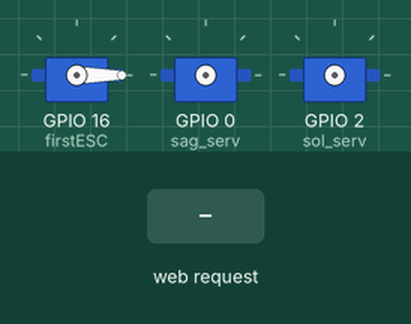
Simulated run of this sketch. Board: ESP8266 (NodeMCU). Shown: 3 × servo. Inputs (shaded band) come from the test bench. WiFi joins after 1.5 s; servers stay silent unless stated; what the sketch prints to the serial monitor is not drawn.

Above: at 3.7 s.
3.8 s: HTTP request GET /mOn received
At 6.6 s:
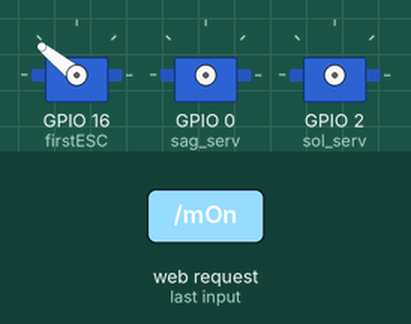
6.8 s: HTTP request GET /up received
8.3 s: HTTP request GET /mOff received
At 9.5 s:
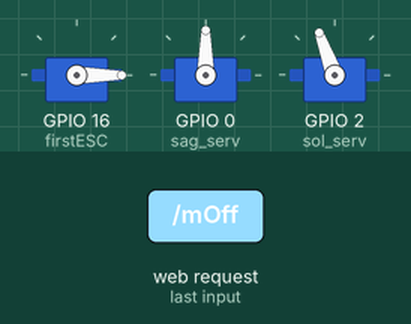
9.8 s: HTTP request GET /down received
At 10.9 s:
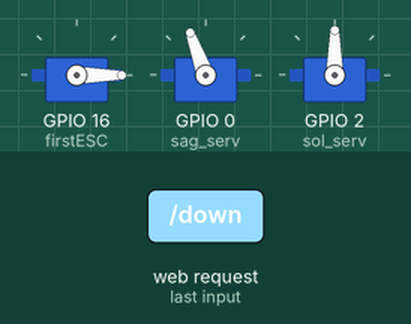
11.3 s: HTTP request GET /left received
At 12.0 s:
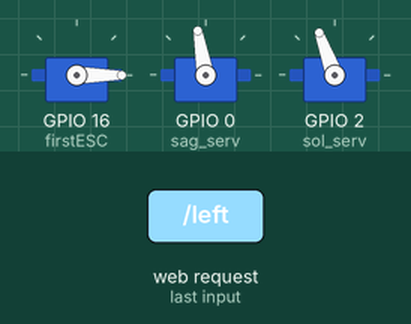
12.8 s: HTTP request GET /middle received
At 13.2 s:
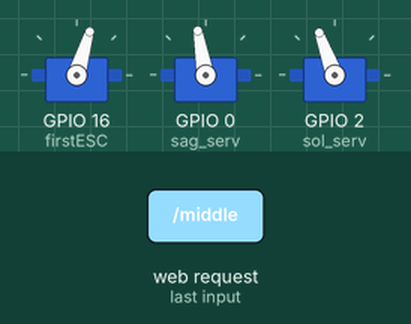
Timing chart, 0 to 15.3 s (numbered marks = the images above; inputs shaded):
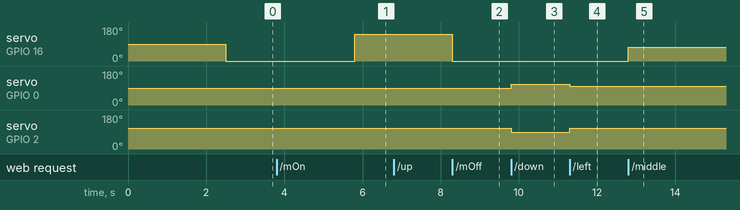

The sketch:

main.ino
```cpp
#include <ESP8266WiFi.h>
#include <WiFiClient.h>
#include <ESP8266WebServer.h>
#include <Servo.h>

//const char *ssid = "ucak";
//const char *password = "password";

const char *ssid = "AndrroidAP";
const char *password = "password";
int stateLED = LOW;

int value = 0; // set values you need to zero

Servo firstESC, sol_serv, sag_serv ;

ESP8266WebServer server(80);

void handleRoot() {
    response();
}

void handleLedOn() {
  stateLED = LOW;
  value = 700;
  delay(1000);
  value = 1300;
  delay(1000);
  value = 2000;
  response();
}

void handleLedOff() {
  stateLED = HIGH;
  value = 0;
  response();
}

void motor_middle(){
  value = 1300;
  response();
}

void servo_up(){
   atach_servos();
   sag_serv.write(90);
   sol_serv.write(110);
   detach_servos();
   response();
}
void servo_down(){
   atach_servos();
   sag_serv.write(110);
   sol_serv.write(90);
   detach_servos();
   response();
}
void servo_left(){
   atach_servos();
   sag_serv.write(100);
   sol_serv.write(110);
   detach_servos();
   response();
}
void servo_right(){
   atach_servos();
   sag_serv.write(110);
   sol_serv.write(100);
   detach_servos();
   response();
}
void servo_move(){
   atach_servos();
   sag_serv.write(100);
   sol_serv.write(100);
   detach_servos();
   response();
}


void atach_servos()
{
   sag_serv.attach(0);//d3
   sol_serv.attach(2);//d4
}
void detach_servos()
{
   delay(500);
   sag_serv.detach();//d3
   sol_serv.detach();//d4
}


const String HtmlHtml = "<html><head>"
    "<meta name=\"viewport\" content=\"width=device-width, initial-scale=1\" /></head>";
const String HtmlHtmlClose = "</html>";

const String HtmlLedStateLow = "<big>MOTOR is now <b>ON</b></big><br/>\n";
const String HtmlLedStateHigh = "<big>MOTOR is now <b>OFF</b></big><br/>\n";
const String HtmlButtons =
    "<a href=\"mOn\"><button style=\"display: block; width: 100%;\">ON</button></a><br/>"
    "<a href=\"mOff\"><button style=\"display: block; width: 100%;\">OFF</button></a><br/>"
    "<a href=\"up\"><button style=\"display: block; width: 100%;\">up</button></a><br/>"
    "<a href=\"down\"><button style=\"display: block; width: 100%;\">down</button></a><br/>"
    "<a href=\"left\"><button style=\"display: block; width: 100%;\">left</button></a><br/>"
    "<a href=\"right\"><button style=\"display: block; width: 100%;\">right</button></a><br/>"
    "<a href=\"move\"><button style=\"display: block; width: 100%;\">move</button></a><br/>"
    "<a href=\"middle\"><button style=\"display: block; width: 100%;\">middle</button></a><br/>";
void response(){
  String htmlRes = HtmlHtml;
  if(stateLED == LOW){
    htmlRes += HtmlLedStateLow;
  }else{
    htmlRes += HtmlLedStateHigh;
  }

  htmlRes += HtmlButtons;
  htmlRes += HtmlHtmlClose;

  server.send(200, "text/html", htmlRes);
}

void setup() {
    delay(1000);
    Serial.begin(9600);
    Serial.println();

    firstESC.attach(16);// d0
    //sag_serv.attach(0);//d3
    //sol_serv.attach(2);//d4

    //WiFi.softAP(ssid, password);
    WiFi.begin(ssid, password);
       while (WiFi.status() != WL_CONNECTED)
          {
            delay(500);
            Serial.print(".");
          }

    IPAddress apip = WiFi.softAPIP();
    Serial.print("visit: \n");
    //Serial.println(apip);
    Serial.println(WiFi.localIP());
    server.on("/", handleRoot);
    server.on("/mOn", handleLedOn);
    server.on("/mOff", handleLedOff);
    server.on("/up", servo_up);
    server.on("/down", servo_down);
    server.on("/left", servo_left);
    server.on("/right", servo_right);
    server.on("/move", servo_move);
    server.on("/middle", motor_middle);

    server.begin();
    Serial.println("HTTP server beginned");
    pinMode(LED_BUILTIN, OUTPUT);
    //sag_serv.write(100);
    //sol_serv.write(100);
}

void loop() {
    server.handleClient();
    firstESC.writeMicroseconds(value);
}
```

Measured:
- after the input at 3.8 s, servo on GPIO 16 (firstESC): 0° → 141° after 2.0 s
- after the input at 8.3 s, servo on GPIO 16 (firstESC): 141° → 0° at once
- after the input at 9.8 s, servo on GPIO 0 (sag_serv): 90° → 110° at once; servo on GPIO 2 (sol_serv): 110° → 90° at once
- after the input at 11.3 s, servo on GPIO 0 (sag_serv): 110° → 100° at once; servo on GPIO 2 (sol_serv): 90° → 110° at once
- after the input at 12.8 s, servo on GPIO 16 (firstESC): 0° → 73° at once
